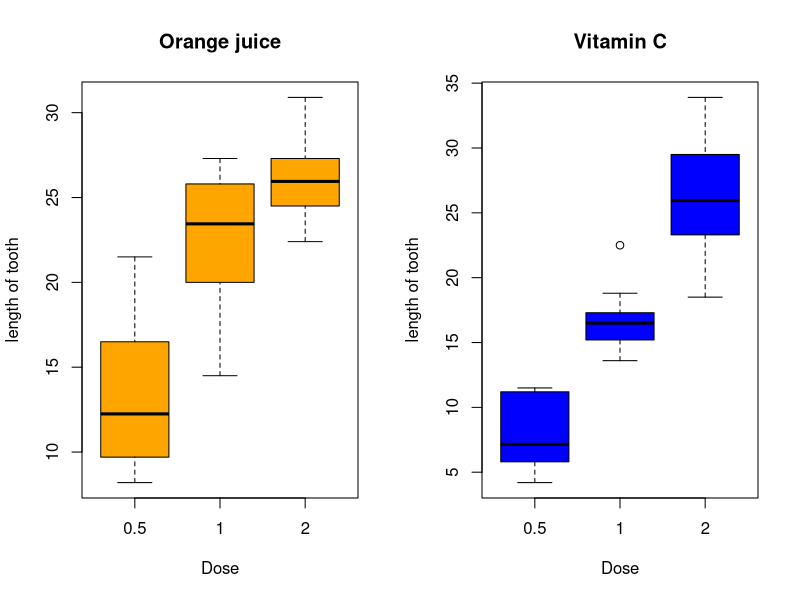

The R script that drew this image:
## ---- chunk 1
ToothGrowth
## ---- chunk 2
par(mfrow = c(1,2))

with(subset(ToothGrowth, supp == "OJ"),boxplot(len~dose , xlab = "Dose" , 
                                               ylab = "length of tooth" ,
                                               col = "orange" , main = "Orange juice")) 

with(subset(ToothGrowth, supp == "VC"),boxplot(len~dose , xlab = "Dose" , 
                                               ylab = "length of tooth" ,
                                               col = "blue" , main = "Vitamin C"))
